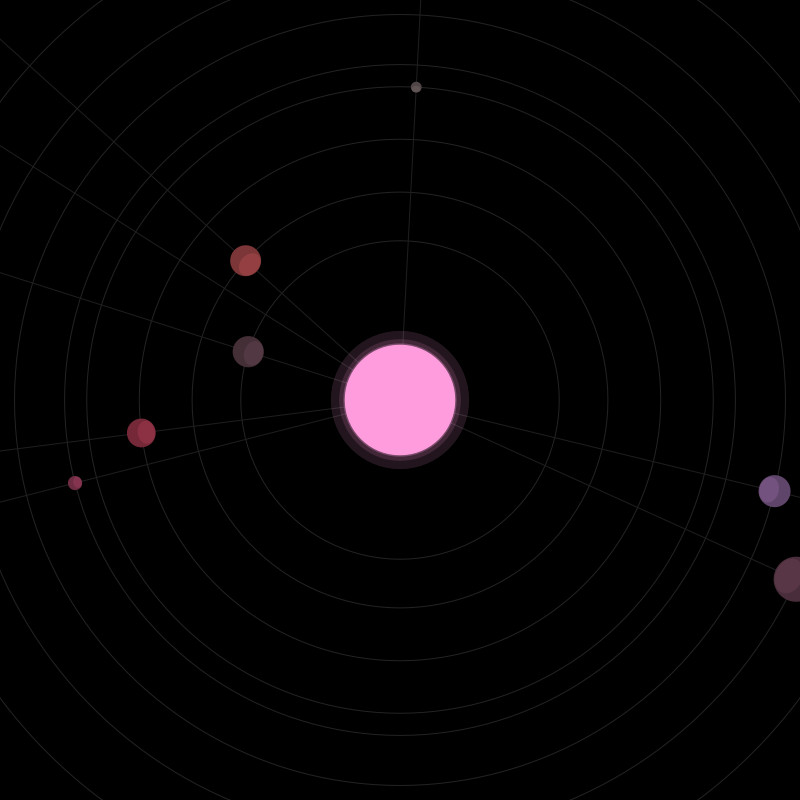
Frame 1 (no input)
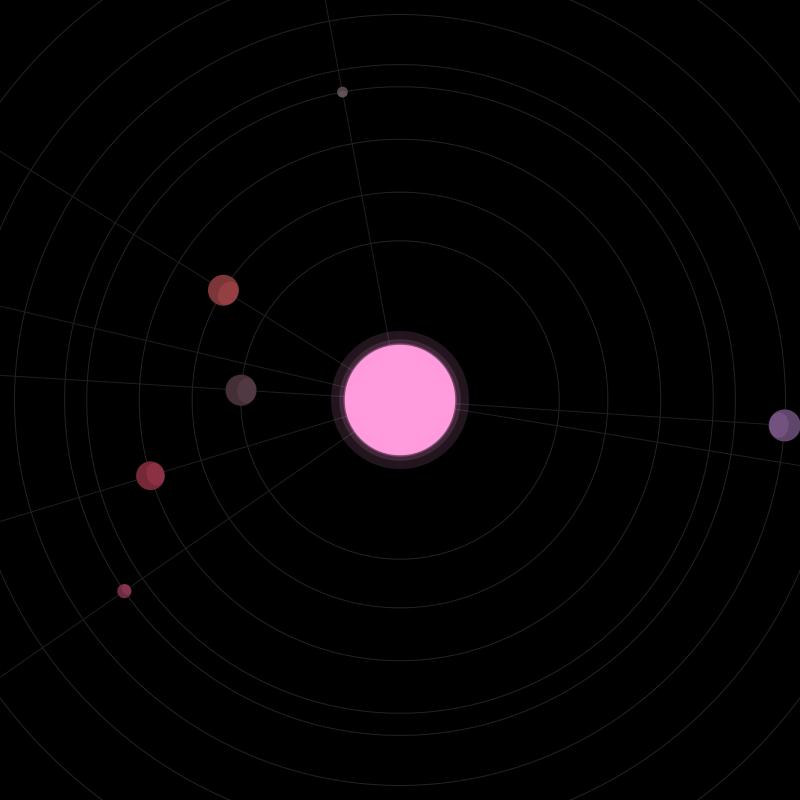
Frame 60 (the mouse pressed at the canvas centre just before this capture)
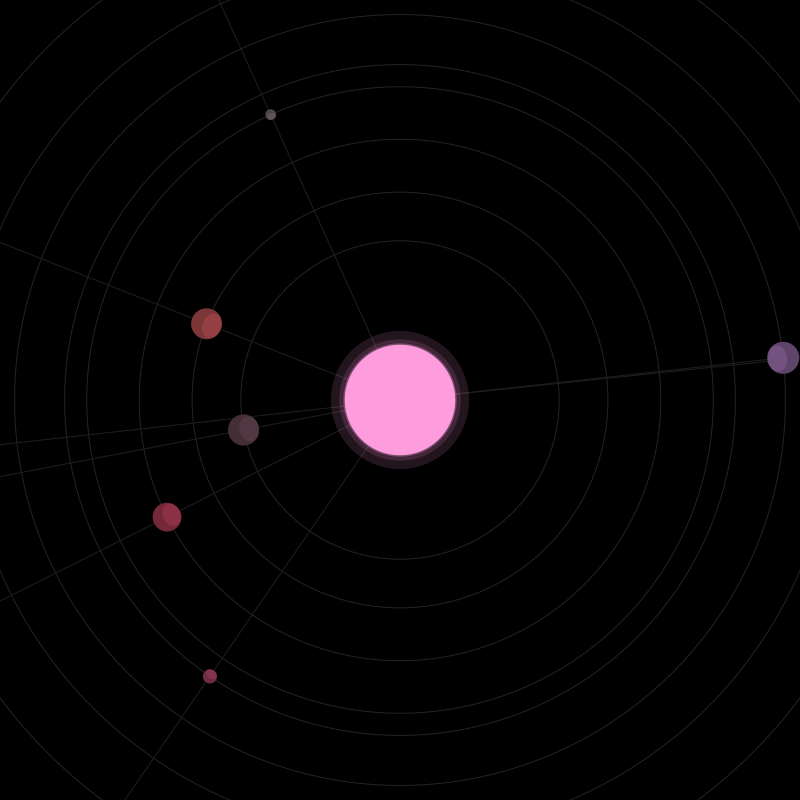
Frame 120 (the mouse held since frame 60 and released just before this capture)

The Processing sketch that drew these frames (run headless with seeded random() and noise(); from frame 60 on, the mouse is pressed at the canvas centre):

// Processing sketch: SystemMorf
// ── SystemMorf.pde
float speed = 1.0;

//////////////////////////////////////////////// объекты
class c_object 
{
  float r, d, a, ad;
  color c;  
}

////////////////////////////////////////////////
class c_system
{
  float x, y;
  c_object[] p;
  
  c_system()
  { 
    x = width / 2; y = height / 2; generate(irandom(7, 10), maxDist(x, y));
  }
  void setObjects(int count)
  { 
    if (p == null) p = new c_object[count]; else p = (c_object[])expand(p, count);
    for (int i = 0; i < p.length; i++) { p[i] = new c_object(); }
  }
  void setColor(int i, color c) { p[i].c = c; } 
  void setObject(int i, float r, float d, float a, float ad, color c)
  { 
    p[i].r = r; p[i].d = d; p[i].a = a; p[i].ad = ad; p[i].c = c;
  }
  void generate(int count, float d) { setObjects(count); regenerate(d); }
  void regenerate(float d)
  {
    int i = 0, count = p.length;
    float sd = d / count, r, m;
    p[0].d = 0; p[0].r = random(sd * 0.75, sd * 1.25);      // солнце
    p[0].c = sunColor(irandom(9)); p[0].a = p[0].ad = 0; 
    sd *= 2; count--;
    while (count != 0)                                      // планеты
    { i++; m = (d - sd) / count;
      p[i].d = sd + m - random(m * 0.2, m * 0.8); r = constrain(p[i].d - sd, 0, p[0].r * 0.6); 
      p[i].r = random(r * 0.15, r * 0.85); sd = p[i].d + p[i].r; 
      p[i].a = random(2 * PI); p[i].ad = -random(0.0025, 0.0075);
      p[i].c = planetColor();
      count--;
    }
  }
  void drawOrbitas()
  {
    noFill(); stroke(35);
    for (int i = 1; i < p.length; i++) drawCirc(x, y, p[i].d);
  }
  void drawOrbitasMorf(c_system s2, float k)
  {
    float xx = morf(x, s2.x, k), yy = morf(y, s2.y, k);
    noFill(); stroke(35);
    for (int i = 1; i < p.length; i++) drawCirc(xx, yy, morf(p[i].d, s2.p[i].d, k));
  }
  void drawRays()
  {
    float r = maxDist(x, y);
    noFill(); stroke(30);
    for (int i = 1; i < p.length; i++)
    {  pushMatrix(); translate(x, y); rotate(p[i].a);
       drawLine(0, 0, r, 0);
       popMatrix();
    }  
  }
  void drawRaysMorf (c_system s2, float k)
  {
    float r = max(maxDist(x, y), maxDist(s2.x, s2.y)),
          xx = morf(x, s2.x, k), yy = morf(y, s2.y, k);
    noFill(); stroke(30);
    for (int i = 1; i < p.length; i++)
    {  pushMatrix(); translate(xx, yy); rotate(morf(p[i].a, s2.p[i].a, k));
       drawLine(0, 0, r, 0);
       popMatrix();
    }  
  }
  void drawObjects()
  {
    noStroke(); 
    fill(p[0].c, 35); drawCirc(x, y, p[0].r * 1.25);
    fill(p[0].c, 35); drawCirc(x, y, p[0].r * 1.1);
    fill(p[0].c, 75); drawCirc(x, y, p[0].r * 1.025);
    fill(p[0].c);     drawCirc(x, y, p[0].r);
    for (int i = 1; i < p.length; i++)
    { fill(p[i].c);
      pushMatrix(); translate(x, y); rotate(p[i].a);
      //if (i == 1) print(p[i].a, "");
      drawCirc(p[i].d, 0, p[i].r);
      fill(hiColor(p[i].c));
      drawEllipse(p[i].d - p[i].r * 0.35, 0.0, p[i].r * 0.6, p[i].r * 0.8);
      popMatrix();
    }
  } 
  void drawObjectsMorf(c_system s2, float k)
  {
    noStroke(); 
    float xx = morf(x, s2.x, k), yy = morf(y, s2.y, k), r = morf(p[0].r, s2.p[0].r, k), d;  
    color c = morf(p[0].c, s2.p[0].c, k);
    fill(c, 35); drawCirc(xx, yy, r * 1.25);
    fill(c, 35); drawCirc(xx, yy, r * 1.1);
    fill(c, 75); drawCirc(xx, yy, r * 1.025);
    fill(c);     drawCirc(xx, yy, r);
    for (int i = 1; i < p.length; i++)
    { c = morf(p[i].c, s2.p[i].c, k);
      pushMatrix(); translate(xx, yy); rotate(morfAngle(p[i].a, s2.p[i].a, k));
      //if (i == 1) print(morfAngle(p[i].a, s2.p[i].a, k), ""); 
      d = morf(p[i].d, s2.p[i].d, k); r = morf(p[i].r, s2.p[i].r, k); 
      fill(c); drawCirc(d, 0, r);
      fill(hiColor(c)); drawEllipse(d - r * 0.35, 0.0, r * 0.6, r * 0.8);
      popMatrix();
    }
  } 
  void draw() { drawOrbitas(); drawRays(); drawObjects(); }
  void drawMorf(c_system s2, float k)
  { 
    drawOrbitasMorf(s2, k); drawRaysMorf(s2, k); drawObjectsMorf(s2, k);
  }
  void regenerate()
  {
    for (int i = 1; i < p.length; i++) 
    { p[i].a = (p[i].a + p[i].ad * speed) % (2 * PI);
      //if (i == 1) print(p[i].a, ""); 
    }
  }
}

//////////////////////////////////////////////// инициализация и отрисовка
c_system[] s;
int i_from = 0, i_to = 1, mTime = 20, mTimer = 0;

void setup()
{
  size(800, 800); frameRate(30); ellipseMode(RADIUS);
  s = new c_system[2];
  s[0] = new c_system(); s[1] = new c_system();
}

void draw()
{ 
  background(0);
  if (focused) speed += (25 * ((float)width / 2 - mouseX) / width - speed) * 0.05;
  if (mTimer != 0)
  { s[i_from].regenerate(); s[i_to].regenerate();
    s[i_from].drawMorf(s[i_to], (float)(mTime - mTimer) / mTime);
    mTimer--; if (mTimer == 0) { int s = i_from;
                                 i_from = i_to; i_to = s;
                               }
  } else { s[i_from].regenerate(); s[i_from].draw(); }
}

void regenerate(float x, float y, boolean m)
{
  if (!m)
  { s[i_from].x = x; s[i_from].y = y;
    s[i_from].setObjects(irandom(7, 10)); s[i_from].regenerate(maxDist(s[i_from].x, s[i_from].y));
  } else if (mTimer == 0) { mTimer = mTime; s[i_to].x = x; s[i_to].y = y;
                            s[i_to].setObjects(s[i_from].p.length); s[i_to].regenerate(maxDist(s[i_to].x, s[i_to].y));
                          } 
}

void mouseReleased() { if (mTimer == 0) regenerate(mouseX, mouseY, mouseButton == RIGHT); }

void keyReleased() { if (mTimer == 0) regenerate(width / 2, height / 2, keyCode == ENTER); }

//void mouseWheel(MouseEvent event) { speed += event.getAmount(); speed = constrain(speed, -25.0, 25.0); }

//////////////////////////////////////////////// цветовые функции 
color sc;
color sunColor(int i) 
{
  switch(i)
  { case 0: return sc = color(255,               irandom(100, 200), irandom(0, 55));
    case 1: return sc = color(irandom(175, 200), 255,               irandom(0, 55));
    case 2: return sc = color(irandom(0, 55),    255,               irandom(175,  255));
    case 3: return sc = color(irandom(0, 55),    irandom(155, 215), 255);
    case 4: return sc = color(255,               irandom(0, 35),    irandom(35, 85));
    case 5: return sc = color(255,               irandom(200, 225), irandom(150, 175));
    case 6: return sc = color(irandom(200, 225), 255,               irandom(150, 175));
    case 7: return sc = color(irandom(150, 175), 255,               irandom(200, 225));
    case 8: return sc = color(irandom(150, 200), irandom(200, 225), 255);
    case 9: return sc = color(255,               irandom(150, 175), irandom(200, 225));
    default: return sc = color(255, 255, 255);
  }
}  
color planetColor() 
{
  int r = (int)red(sc) / 2, g = (int)green(sc) / 2, b = (int)blue(sc) / 2;
  return color(irandom(r / 2, r), irandom(g / 2, g), irandom(b / 2, b));
} 

color hiColor(color c) { return color (red(c) * 1.2, green(c) * 1.2, blue(c) * 1.2); }

float maxDist(float x, float y)
{
  return max(max(dist(x, y, width, height), dist(x, y, 0, 0)), max(dist(x, y, 0, height), dist(x, y, width, 0))); 
}

float morf(float from, float to, float k) { return from + (to - from) * k; }

float morfAngle(float from, float to, float k)
{ 
  if (abs(to - from) > PI) { if (from < to) from += 2 * PI; else to += 2 * PI;
  //println(abs(to - from));
  } 
  return (from + (to - from) * k) % (2 * PI);
}

color morf(color from, color to, float k)
{
  return color(red(from) + (red(to) - red(from)) * k,
               green(from) + (green(to) - green(from)) * k,
               blue(from) + (blue(to) - blue(from)) * k);
}

//////////////////////////////////////////////// вспомогательные функции
int irandom(int m) { return (int)random(m + 1.0); }
int irandom(int mn, int mx) { return (int)random(mn, mx + 1.0); }
int zrandom() { return 1 - 2 * irandom(1); }


// ── accuDraw.pde
///////////////////////////////////////////////////////////////////////////////////
//////////// Accurate Draw 2D Library prototype // fully free for use and modify //
//////////// completely compatible with fill and stroke style`s /////////////////// 
//////////// Igor Kriulin // nemehanika@gmail.com /////////////////////////////////
///////////////////////////////////////////////////////////////////////////////////

//////////// Some Service
float drawXS = 0, drawYS = 0, drawXL, drawYL;
void drawSize(int sx, int sy) { size(sx, sy); drawXL = width; drawYL = height; }
void drawSize(int sx, int sy, String ren) { size(sx, sy, ren); drawXL = width; drawYL = height; }
boolean drawNow = false;

class c_drawUse
{
  float x1, y1, x2, y2, cx, cy, sx, sy, dx, dy, d, scale;
  float seg[];

  c_drawUse() { seg = new float[91]; scale = 1.0; }
  void snap() { scale = sqrt(sq(screenX(10000.0, 0.0) - screenX(0.0, 0.0)) + sq(screenY(10000.0, 0.0) - screenY(0.0, 0.0))) / 10000;
                if (drawNow) { drawXS = -0.5; drawYS = -0.5; drawXL = width - 0.5; drawYL = height - 0.5; 
                             } else { drawXS = 0; drawYS = 0; drawXL = width; drawYL = height; }
              }
  boolean out(float x, float y, float r)
  { 
    float xx = screenX(x, y), yy = screenY(x, y); r *= scale;
    if (g.stroke) { r += g.strokeWeight / 2 * scale; }
    return (((xx + r) < drawXS) || ((xx - r) > drawXL) || ((yy + r) < drawYS) || ((yy - r) > drawYL));
  }
  boolean out(float x1, float y1, float x2, float y2, float r)
  { 
    r *= 1.5 * scale; 
    float xx1 = screenX(x1, y1), yy1 = screenY(x1, y1),
          xx2 = screenX(x2, y2), yy2 = screenY(x2, y2);
    return ((max(xx1, xx2) + r) < drawXS) || ((min(xx1, xx2) - r) > drawXL) || ((max(yy1, yy2) + r) < drawYS) || ((min(yy1, yy2) - r) > drawYL);
  }
  boolean out()
  { 
    float wr, r;
    if (g.stroke) wr = g.strokeWeight / 2; else wr = 0;
    if (sx > sy) { r = sx - sy; return out(cx - r, cy, cx + r, cy, sy + wr);
                 } else { r = sy - sx; return out(cx, cy - r, cx, cy + r, sx + wr);
                        } 
  }
  void place(int mode, float a, float b, float c, float d)
  {
    switch (mode)
    { case CENTER: cx = a; cy = b; sx = c; sy = d; break;
      case RADIUS: cx = a; cy = b; sx = c * 2; sy = d * 2; break;
      case CORNER: cx = a + (sx = c) / 2; cy = b + (sy = d) / 2; break;
      case CORNERS: cx = a + (sx = (c - a)) / 2; cy = b + (sy = (d - b)) / 2; sx = abs(sx); sy = abs(sy); break;
    }
    x1 = cx - sx / 2; y1 = cy - sy / 2; x2 = cx + sx / 2; y2 = cy + sy / 2;
  }
  int cSegs(float r)
  { 
    r *= scale;
    if (r < 4) return 12; else
    if (r < 7) return 16; else
    if (r > 2000) return 360; else return (int)(16 + 344 * power((r - 7) / 1993, 0.75) + 4) & 0xfffffffc;
  }
  float xyAngle(float x, float y)
  {
    float a, fx = abs(x), fy = abs(y);  
    if (fx < fy)
    { if (fy < 0.000001) return 0;
      a = atan(fx / fy);
      if (y > 0) { if (x > 0) a += 3*PI/2; else a = 3*PI/2 - a; } else if (x < 0) a += PI/2; else a = PI/2 - a; 
    } else
    { if (fx < 0.000001) return 0;
      a = atan(fy / fx);
      if (y > 0) { if (x > 0) a = 2*PI - a; else a += PI; } else if (x < 0) a = PI - a; else a = a;  
    }
    return a;
  }
  boolean calcDxDy(float x1, float y1, float x2, float y2)
  {
    dx = x2 - x1; dy = y2 - y1; d = dx * dx + dy * dy;
    if (d < 0.000001) return false;
    d = sqrt(d); dx /= d; dy /= d;
    return true;
  }
  boolean calcDxDy(float x1, float y1, float x2, float y2, float x3, float y3)
  {
    dx = (x2 - x1 + x3 - x2) / 2; dy = (y2 - y1 + y3 - y2); d = dx * dx + dy * dy;
    if (d < 0.000001) return false;
    d = sqrt(d); dx /= d; dy /= d;
    return true;
  }

  float power(float t, float p) { return p = t / (t + (1 - t) * (1 - p)); }
}

c_drawUse drawUse = new c_drawUse();

void drawBegin() { pushMatrix(); translate(0.5, 0.5);
                   drawXS = -0.5; drawYS = -0.5; drawXL = width - 0.5; drawYL = height - 0.5;
                   drawNow = true;
                 }
void drawEnd() { drawNow = false; popMatrix(); }

//////////// Primitive`s
void drawCirc(float x, float y, float r)
{
  drawUse.snap();
  if ((g.ellipseMode == CENTER) || (g.ellipseMode == CORNERS)) r /= 2;
  if ((r * drawUse.scale < 0.001) || drawUse.out(x, y, r)) return;
  boolean gs = g.stroke;
  pushStyle();
  noStroke(); ellipseMode(RADIUS);
  if (g.fill) { fill(g.fillColor); ellipse(x, y, r, r); }
  if (!gs) { popStyle(); return; }
  fill(g.strokeColor);
  r += g.strokeWeight / 2;
  int i, c = drawUse.cSegs(r) / 4, c1;
  float aD = 0.5 * PI / c, a = aD;
  for (i = 1; i <= c; i++) { drawUse.seg[i] = sin(a); a += aD; };
  beginShape();
  vertex(x - r, y);
  for (i = 1; i < c; i++) vertex(x - drawUse.seg[c - i] * r, y + drawUse.seg[i] * r);
  vertex(x, y + r);
  for (i = 1; i < c; i++) vertex(x - (-drawUse.seg[i]) * r, y + drawUse.seg[c - i] * r);
  vertex(x + r, y);
  for (i = 1; i < c; i++) vertex(x - (-drawUse.seg[c - i]) * r, y + (-drawUse.seg[i]) * r);
  vertex(x, y - r);
  for (i = 1; i < c; i++) vertex(x - drawUse.seg[i] * r, y + (-drawUse.seg[c - i]) * r);
  vertex(x - r, y);
  r -= g.strokeWeight;
  if (r > 0.000001)
  { c1 = drawUse.cSegs(r) / 4; 
    if ((c - c1) > c / 4) { c = c1; c1--; aD = 0.5 * PI / c; a = aD;
                            for (i = 1; i <= c; i++) { drawUse.seg[i] = sin(a); a += aD; };
                          } else c1 = c - 1;
    vertex(x - r, y);
    for (i = c1; i > 0; i--) vertex(x - drawUse.seg[i] * r, y + (-drawUse.seg[c - i]) * r);
    vertex(x, y - r);
    for (i = c1; i > 0; i--) vertex(x - (-drawUse.seg[c - i]) * r, y + (-drawUse.seg[i]) * r);
    vertex(x + r, y);
    for (i = c1; i > 0; i--) vertex(x - (-drawUse.seg[i]) * r, y + drawUse.seg[c - i] * r);
    vertex(x, y + r);
    for (i = c1; i > 0; i--) vertex(x - drawUse.seg[c - i] * r, y + drawUse.seg[i] * r);
    vertex(x - r, y);
  }  
  endShape(CLOSE); 
  popStyle();
}

////////////

void drawEllipse(float x, float y, float rx, float ry)
{
  drawUse.snap();
  drawUse.place(g.ellipseMode, x, y, rx, ry); if (drawUse.out()) return;
  x = drawUse.cx; y = drawUse.cy; rx = drawUse.sx / 2; ry = drawUse.sy / 2;   
  float rrx = rx, rry = ry, rmx, rmn, rm, wr, x1 = 0, y1 = 0, x2, y2, x3, y3, xx, yy;
  rmx = max(rx, ry);
  if ((rmx * drawUse.scale < 0.001) || drawUse.out(x, y, rmx)) return;
  boolean gs = g.stroke;
  pushStyle();
  noStroke(); ellipseMode(RADIUS);
  if (g.fill) { fill(g.fillColor); ellipse(x, y, rx, ry); }
  if (!gs) { popStyle(); return; }
  fill(g.strokeColor);
  rmn = min(rx, ry); rm = rmn + (rmx - rmn) / 2; wr = g.strokeWeight / 2;
  int i, c = drawUse.cSegs(rm + wr) / 4, c1;
  float aD = 0.5 * PI / c, a = aD;
  for (i = 1; i <= c; i++) { drawUse.seg[i] = sin(a); a += aD; };
  beginShape();
  vertex((x2 = x - rx) - wr, y2 = y);
  for (i = 1; i < c; i++) { x3 = x - drawUse.seg[c - i] * rx; y3 = y + drawUse.seg[i] * ry;
                            if (i > 1) { drawUse.calcDxDy(x1, y1, x2, y2, x3, y3); 
                                         vertex(x2 - drawUse.dy * wr, y2 + drawUse.dx * wr);
                                       }  
                            x1 = x2; y1 = y2; x2 = x3; y2 = y3;
                          }
  drawUse.calcDxDy(x1, y1, x2, y2, x3 = x, y3 = y + ry); 
  vertex(x2 - drawUse.dy * wr, y2 + drawUse.dx * wr);  
  vertex(x2 = x3, (y2 = y3) + wr);
  for (i = 1; i < c; i++) { x3 = x - (-drawUse.seg[i]) * rx; y3 = y + drawUse.seg[c - i] * ry;
                            if (i > 1) { drawUse.calcDxDy(x1, y1, x2, y2, x3, y3); 
                                         vertex(x2 - drawUse.dy * wr, y2 + drawUse.dx * wr);
                                       }  
                            x1 = x2; y1 = y2; x2 = x3; y2 = y3;
                          } 
  drawUse.calcDxDy(x1, y1, x2, y2, x3 = x + rx, y3 = y); 
  vertex(x2 - drawUse.dy * wr, y2 + drawUse.dx * wr);  
  vertex((x2 = x3) + wr, y2 = y3);
  for (i = 1; i < c; i++) { x3 = x - (-drawUse.seg[c - i]) * rx; y3 = y + (-drawUse.seg[i]) * ry;
                            if (i > 1) { drawUse.calcDxDy(x1, y1, x2, y2, x3, y3); 
                                         vertex(x2 - drawUse.dy * wr, y2 + drawUse.dx * wr);
                                       }  
                            x1 = x2; y1 = y2; x2 = x3; y2 = y3;
                          }
  drawUse.calcDxDy(x1, y1, x2, y2, x3 = x, y3 = y - ry); 
  vertex(x2 - drawUse.dy * wr, y2 + drawUse.dx * wr);  
  vertex(x2 = x3, (y2 = y3) - wr);
  for (i = 1; i < c; i++) { x3 = x - drawUse.seg[i] * rx; y3 = y + (-drawUse.seg[c - i]) * ry;
                            if (i > 1) { drawUse.calcDxDy(x1, y1, x2, y2, x3, y3); 
                                         vertex(x2 - drawUse.dy * wr, y2 + drawUse.dx * wr);
                                       }  
                            x1 = x2; y1 = y2; x2 = x3; y2 = y3;
                          }
  drawUse.calcDxDy(x1, y1, x2, y2, x3 = x - rx, y3 = y); 
  vertex(x2 - drawUse.dy * wr, y2 + drawUse.dx * wr);
  vertex(x3 - wr, y3);
  if ((rm - wr) > 0.000001)
  { c1 = drawUse.cSegs(rm - wr) / 4; 
    if ((c - c1) > c / 4) { c = c1; c1--; aD = 0.5 * PI / c; a = aD;
                            for (i = 1; i <= c; i++) { drawUse.seg[i] = sin(a); a += aD; };
                          } else c1 = c - 1;
    vertex((x2 = x - rx) + wr, y2 = y);
    for (i = c1; i > 0; i--) { x3 = x - drawUse.seg[i] * rx; y3 = y + (-drawUse.seg[c - i]) * ry;
                               if (i < c1) { drawUse.calcDxDy(x1, y1, x2, y2, x3, y3);
                                             vertex(x2 - drawUse.dy * wr, y2 + drawUse.dx * wr);
                                           }  
                               x1 = x2; y1 = y2; x2 = x3; y2 = y3;
                             }
    drawUse.calcDxDy(x1, y1, x2, y2, x3 = x, y3 = y - ry); 
    vertex(x2 - drawUse.dy * wr, y2 + drawUse.dx * wr);
    vertex(x2 = x3, (y2 = y3) + wr);
    for (i = c1; i > 0; i--) { x3 = x - (-drawUse.seg[c - i]) * rx; y3 = y + (-drawUse.seg[i]) * ry;
                               if (i < c1) { drawUse.calcDxDy(x1, y1, x2, y2, x3, y3);
                                             vertex(x2 - drawUse.dy * wr, y2 + drawUse.dx * wr);
                                           }  
                               x1 = x2; y1 = y2; x2 = x3; y2 = y3;
                             }
    drawUse.calcDxDy(x1, y1, x2, y2, x3 = x + rx, y3 = y); 
    vertex(x2 - drawUse.dy * wr, y2 + drawUse.dx * wr);
    vertex((x2 = x3) - wr, y2 = y3);
    for (i = c1; i > 0; i--) { x3 = x - (-drawUse.seg[i]) * rx; y3 = y + drawUse.seg[c - i] * ry;
                               if (i < c1) { drawUse.calcDxDy(x1, y1, x2, y2, x3, y3);
                                             vertex(x2 - drawUse.dy * wr, y2 + drawUse.dx * wr);
                                           }  
                               x1 = x2; y1 = y2; x2 = x3; y2 = y3;
                             }
    drawUse.calcDxDy(x1, y1, x2, y2, x3 = x, y3 = y + ry); 
    vertex(x2 - drawUse.dy * wr, y2 + drawUse.dx * wr);
    vertex(x2 = x3, (y2 = y3) - wr);
    for (i = c1; i > 0; i--) { x3 = x - drawUse.seg[c - i] * rx; y3 = y + drawUse.seg[i] * ry; 
                               if (i < c1) { drawUse.calcDxDy(x1, y1, x2, y2, x3, y3);
                                             vertex(x2 - drawUse.dy * wr, y2 + drawUse.dx * wr);
                                           }  
                               x1 = x2; y1 = y2; x2 = x3; y2 = y3; 
                             }
    drawUse.calcDxDy(x1, y1, x2, y2, x3 = x - rx, y3 = y); 
    vertex(x2 - drawUse.dy * wr, y2 + drawUse.dx * wr);
    vertex(x3 + wr, y3);
  }  
  endShape(CLOSE); 
  popStyle();
}

////////////
void drawLine(float x1, float y1, float x2, float y2)
{
  if (!g.stroke) return;
  drawUse.snap();
  float r = g.strokeWeight / 2;
  if (r * drawUse.scale < 0.001) return; 
  if (drawUse.out(x1, y1, x2, y2, r)) return;
  if (!drawUse.calcDxDy(x1, y1, x2, y2)) { if (g.strokeCap == ROUND) drawCirc(x1, y1, r); return; }
  int s, i;
  float dx = drawUse.dx * r, dy = drawUse.dy * r, a, ad;
  pushStyle(); noStroke(); fill(g.strokeColor);
  beginShape();
  if (g.strokeCap == ROUND)
  { s = drawUse.cSegs(r) / 2; ad = PI / s;
    vertex(x1 - dy,  y1 + dx); vertex(x2 - dy,  y2 + dx);
    a = drawUse.xyAngle(-dy, dx);
    for (i = 1; i < s; i++) { vertex(x2 + r * cos(a),  y2 - r * sin(a)); a += ad; };
    vertex(x2 + dy,  y2 - dx); vertex(x1 + dy,  y1 - dx);
    a = drawUse.xyAngle(dy, -dx);
    for (i = 1; i < s; i++) { vertex(x1 + r * cos(a),  y1 - r * sin(a)); a += ad; };
  } else { if (g.strokeCap == PROJECT) 
           { vertex(x1 - dy - dx,  y1 + dx - dy); vertex(x2 - dy + dx,  y2 + dx + dy);
             vertex(x2 + dy + dx,  y2 - dx + dy); vertex(x1 + dy - dx,  y1 - dx - dy);
           } else { vertex(x1 - dy,  y1 + dx); vertex(x2 - dy,  y2 + dx);
                    vertex(x2 + dy,  y2 - dx); vertex(x1 + dy,  y1 - dx);
                  }
         }
  endShape(CLOSE);
  popStyle();       
}

////////////
void drawRect (float x, float y, float w, float h)
{
  drawUse.snap();
  drawUse.place(g.rectMode, x, y, w, h); if (drawUse.out()) return;
  boolean gs = g.stroke;
  pushStyle(); noStroke();
  if (g.fill) { fill(g.fillColor);
                beginShape();
                vertex(drawUse.x1, drawUse.y1); vertex(drawUse.x1, drawUse.y2);
                vertex(drawUse.x2, drawUse.y2); vertex(drawUse.x2, drawUse.y1);
                endShape(CLOSE);
              }
  int i, c;
  float r = g.strokeWeight / 2, aD, a;
  if (!gs || (r < 0.0000001)) { popStyle(); return; } 
  fill(g.strokeColor);
  beginShape();
  if (g.strokeJoin == ROUND)
  { c = drawUse.cSegs(r) / 4; aD = 0.5 * PI / c; a = aD;
    for (i = 1; i < c; i++) { drawUse.seg[i] = sin(a); a += aD; };
    vertex(drawUse.cx, (y = drawUse.y1) - r); vertex(x = drawUse.x1, y - r);
    for (i = 1; i < c; i++) vertex(x - drawUse.seg[i] * r, y + (-drawUse.seg[c - i]) * r);
    vertex(x - r, drawUse.y1);                vertex(x - r, y = drawUse.y2);
    for (i = 1; i < c; i++) vertex(x - drawUse.seg[c - i] * r, y + drawUse.seg[i] * r);
    vertex(x, (y = drawUse.y2) + r);          vertex((x = drawUse.x2), y + r);
    for (i = 1; i < c; i++) vertex(x - (-drawUse.seg[i]) * r, y + drawUse.seg[c - i] * r);
    vertex(x + r, y);                         vertex(x + r, y = drawUse.y1);
    for (i = 1; i < c; i++) vertex(x - (-drawUse.seg[c - i]) * r, y + (-drawUse.seg[i]) * r);
    vertex(x, y - r);                         vertex(drawUse.cx, y - r);
  } else { if (g.strokeJoin == MITER) 
           { vertex(drawUse.cx, y = drawUse.y1 - r);
             vertex(x = drawUse.x1 - r, y); vertex(x, y = drawUse.y2 + r);
             vertex(x = drawUse.x2 + r, y); vertex(x, y = drawUse.y1 - r); 
             vertex(drawUse.cx, y);
           } else { vertex(drawUse.cx, y = drawUse.y1 - r);
                    vertex(x = drawUse.x1, y);       vertex(x - r, drawUse.y1);
                    vertex(x - r, y = drawUse.y2);   vertex(x, (y = drawUse.y2) + r); 
                    vertex((x = drawUse.x2), y + r); vertex(x + r, y);
                    vertex(x + r, y = drawUse.y1);   vertex(x, y - r);
                    vertex(drawUse.cx, y - r);
                  }
         }
  if ((drawUse.sx > r) && (drawUse.sy > r))
  { vertex(drawUse.cx, drawUse.y1 + r);     vertex(drawUse.x2 - r, drawUse.y1 + r);
    vertex(drawUse.x2 - r, drawUse.y2 - r); vertex(drawUse.x1 + r, drawUse.y2 - r);
    vertex(drawUse.x1 + r, drawUse.y1 + r); vertex(drawUse.cx, drawUse.y1 + r);
  }  
  endShape(CLOSE);
  popStyle();  
}

void drawRect (float x, float y, float w, float h, float r)
{ 
  drawUse.snap();
  if (r * drawUse.scale < 0.001) { pushStyle(); strokeJoin(ROUND); drawRect(x, y, w, h); popStyle(); return; }
  drawUse.place(g.rectMode, x, y, w, h); if (drawUse.out()) return;
  int i, c = 0, c1;
  float x1, y1, x2, y2, rx, ry, aD = 0, a = 0, wr = g.strokeWeight / 2;
  r = min(min(rx = drawUse.sx / 2, ry = drawUse.sy / 2), r); rx -= r; ry -= r;
  x1 = drawUse.cx - rx; y1 = drawUse.cy - ry; x2 = drawUse.cx + rx; y2 = drawUse.cy + ry;
  boolean gs = g.stroke, gf = g.fill;
  pushStyle(); noStroke();
  if (gf)
  { fill(g.fillColor);
    c = drawUse.cSegs(r) / 4; aD = 0.5 * PI / c; a = aD;
    for (i = 1; i < c; i++) { drawUse.seg[i] = sin(a); a += aD; };
    beginShape();
    vertex(x1, drawUse.y1); 
    for (i = 1; i < c; i++) vertex(x1 - drawUse.seg[i] * r, y1 + (-drawUse.seg[c - i]) * r);
    vertex(drawUse.x1, y1); vertex(drawUse.x1, y2);
    for (i = 1; i < c; i++) vertex(x1 - drawUse.seg[c - i] * r, y2 + drawUse.seg[i] * r);
    vertex(x1, drawUse.y2); vertex(x2, drawUse.y2);
    for (i = 1; i < c; i++) vertex(x2 - (-drawUse.seg[i]) * r, y2 + drawUse.seg[c - i] * r);
    vertex(drawUse.x2, y2); vertex(drawUse.x2, y1);
    for (i = 1; i < c; i++) vertex(x2 - (-drawUse.seg[c - i]) * r, y1 + (-drawUse.seg[i]) * r);
    vertex(x2, drawUse.y1);
    endShape(CLOSE);
  }
  r += wr;
  if (!gs || (r < 0.0000001)) { popStyle(); return; } 
  fill(g.strokeColor);
  beginShape();
  c1 = drawUse.cSegs(r) / 4;
  if (c1 > c) { c = c1; aD = 0.5 * PI / c; a = aD;
                for (i = 1; i <= c; i++) { drawUse.seg[i] = sin(a); a += aD; };
              }
  vertex(drawUse.cx, y1 - r); vertex(x1, y1 - r);
  for (i = 1; i < c; i++) vertex(x1 - drawUse.seg[i] * r, y1 + (-drawUse.seg[c - i]) * r);
  vertex(x1 - r, y1);         vertex(x1 - r, y2);
  for (i = 1; i < c; i++) vertex(x1 - drawUse.seg[c - i] * r, y2 + drawUse.seg[i] * r);
  vertex(x1, y2 + r);         vertex(x2, y2 + r);
  for (i = 1; i < c; i++) vertex(x2 - (-drawUse.seg[i]) * r, y2 + drawUse.seg[c - i] * r);
  vertex(x2 + r, y2);         vertex(x2 + r, y1);
  for (i = 1; i < c; i++) vertex(x2 - (-drawUse.seg[c - i]) * r, y1 + (-drawUse.seg[i]) * r);
  vertex(x2, y1 - r);         vertex(drawUse.cx, y1 - r);
  r -= g.strokeWeight;
  if (r > 0.000001)
  { c1 = drawUse.cSegs(r) / 4; 
    if ((c - c1) > c / 4) { c = c1; c1--; aD = 0.5 * PI / c; a = aD;
                            for (i = 1; i <= c; i++) { drawUse.seg[i] = sin(a); a += aD; };
                          } else c1 = c - 1;
    vertex(drawUse.cx, y1 - r); vertex(x2, y1 - r); 
    for (i = c1; i > 0; i--) vertex(x2 - (-drawUse.seg[c - i]) * r, y1 + (-drawUse.seg[i]) * r);
    vertex(x2 + r, y1);         vertex(x2 + r, y2);
    for (i = c1; i > 0; i--) vertex(x2 - (-drawUse.seg[i]) * r, y2 + drawUse.seg[c - i] * r);
    vertex(x2, y2 + r);         vertex(x1, y2 + r);         
    for (i = c1; i > 0; i--) vertex(x1 - drawUse.seg[c - i] * r, y2 + drawUse.seg[i] * r);
    vertex(x1 - r, y2);         vertex(x1 - r, y1);
    for (i = c1; i > 0; i--) vertex(x1 - drawUse.seg[i] * r, y1 + (-drawUse.seg[c - i]) * r);
    vertex(x1, y1 - r);         vertex(drawUse.cx, y1 - r);
  } else if ((drawUse.sx > r) && (drawUse.sy > r))
         { vertex(drawUse.cx, drawUse.y1 + wr);     vertex(drawUse.x2 - wr, drawUse.y1 + wr);
           vertex(drawUse.x2 - wr, drawUse.y2 - wr); vertex(drawUse.x1 + wr, drawUse.y2 - wr);
           vertex(drawUse.x1 + wr, drawUse.y1 + wr); vertex(drawUse.cx, drawUse.y1 + wr);
         }  
  endShape(CLOSE);
  popStyle();  
}

//////////// Service
void drawSnap() { drawUse.snap(); };

//////////// Additional Service
void drawXY(float size, color c)
{
  pushStyle();
  noFill(); stroke(c); strokeWeight(1.0); strokeCap(PROJECT); strokeJoin(MITER); rectMode(CENTER);
  drawLine(0, - size * 0.1, 0, size); 
  drawLine(- size * 0.1, 0, size, 0);
  strokeWeight(3.0);
  beginShape();
  vertex(- size * 0.05, size - size * 0.05);
  vertex(0, size);
  vertex(size * 0.05, size - size * 0.05);
  endShape();

  beginShape();
  vertex(size - size * 0.05, - size * 0.05);
  vertex(size, 0);
  vertex(size - size * 0.05, size * 0.05);
  endShape();

  strokeWeight(1.0);

  drawLine(- size * 0.025, size + size * 0.1 - size * 0.025, 0, size + size * 0.1);
  drawLine(size * 0.025, size + size * 0.1 - size * 0.025, -size * 0.025, size + size * 0.1 + size * 0.025);

  drawLine(size + size * 0.1 - size * 0.025, size * 0.025, size + size * 0.1 + size * 0.025, -size * 0.025);
  drawLine(size + size * 0.1 + size * 0.025, size * 0.025, size + size * 0.1 - size * 0.025, -size * 0.025);
  
  noStroke(); fill(c); 
  drawRect(0, 0, 5, 5);

  popStyle();  
}
